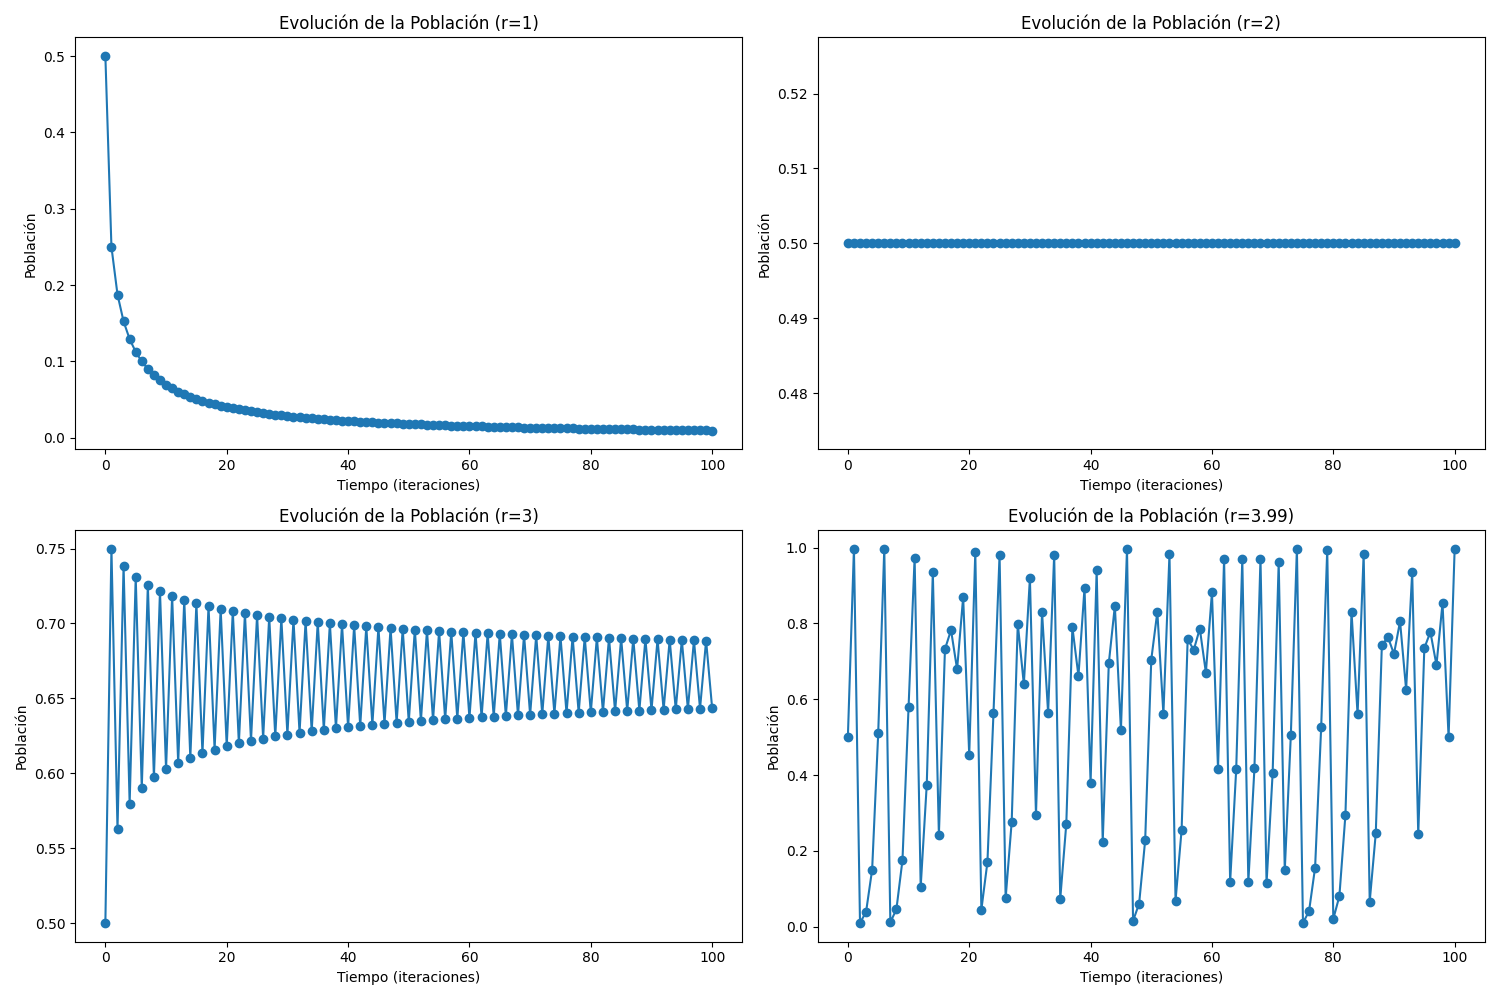

The Python source for this figure:
import numpy as np
import matplotlib.pyplot as plt

def logistic_map(r, x):
    return r * x * (1 - x)

def plot_population_evolution(ax, r, x0, n_iterations):
    x_values = [x0]
    x = x0
    for _ in range(n_iterations):
        x = logistic_map(r, x)
        x_values.append(x)
    
    ax.plot(range(n_iterations + 1), x_values, '-o')
    ax.set_title(f'Evolución de la Población (r={r})')
    ax.set_xlabel('Tiempo (iteraciones)')
    ax.set_ylabel('Población')

if __name__ == "__main__":
    plt.rcParams.update({'font.size': 14})

    r_values = [1, 2, 3, 3.99]
    x0 = 0.5
    n_iterations = 100

    fig, axs = plt.subplots(2, 2, figsize=(15, 10))
    axs = axs.flatten()

    for i, r in enumerate(r_values):
        plot_population_evolution(axs[i], r, x0, n_iterations)

    plt.tight_layout()
    plt.show()
    fig.savefig('./logistic.png')